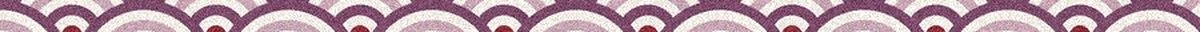
#> input picture assets/email/seigaiha_strip.jpg, 1200 x 32 px, found by its file name
$ python make_dark_assets.py
#> lines starting #> are read from the running program, lines starting #| are printed output that depends on the picture
"""Dark (Tuesday 'Night shift') versions of shared email assets: the wave strip with its paper
turned to the dark band colour, and a darker page grain for the outer background."""
import numpy as np
from PIL import Image
A = '/home/claude/ctrl-curious/assets/email/'
im = np.asarray(Image.open(A + 'seigaiha_strip.jpg').convert('RGB'), dtype=float)
L = im.mean(axis=2, keepdims=True)
t = np.clip((L - 165) / 70, 0, 1)
dark = np.array([46, 31, 37], dtype=float)
out = im * (1 - t) + dark * t
Image.fromarray(np.clip(out, 0, 255).astype('uint8')).save(A + 'seigaiha_strip_dark.jpg', quality=90)
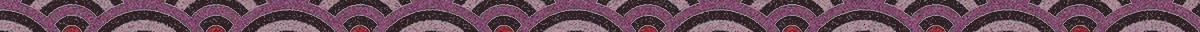
#> saved as seigaiha_strip_dark.jpg: PIL image 1200x32 RGB; mean R, G, B 104.7, 74.7, 89.6
g = np.asarray(Image.open(A + 'grain_dark.jpg').convert('RGB'), dtype=float) * (30 / 48)
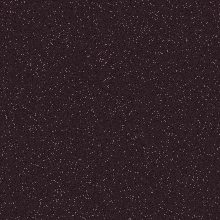
#> input picture assets/email/grain_dark.jpg, 220 x 220 px, found by its file name
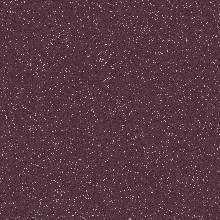
#> g: shape (220, 220, 3) float64; mean R, G, B 29.8, 20.4, 23.6; drawn with min black and max white
g = g.mean(axis=(0, 1), keepdims=True) + (g - g.mean(axis=(0, 1), keepdims=True)) * 0.7   # softer grain
Image.fromarray(np.clip(g, 0, 255).astype('uint8')).save(A + 'grain_page_dark.jpg', quality=90)
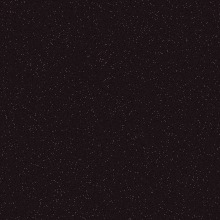
#> saved as grain_page_dark.jpg: PIL image 220x220 RGB; mean R, G, B 29.4, 20, 23.1
print('ok')
# Softer grain for Tuesday's dark sections (30% less contrast than grain_dark.jpg)
d = np.asarray(Image.open(A + 'grain_dark.jpg').convert('RGB'), dtype=float)
Image.fromarray(np.clip(d.mean(axis=(0, 1), keepdims=True) + (d - d.mean(axis=(0, 1), keepdims=True)) * 0.7, 0, 255).astype('uint8')).save(A + 'grain_dark_soft.jpg', quality=92)
